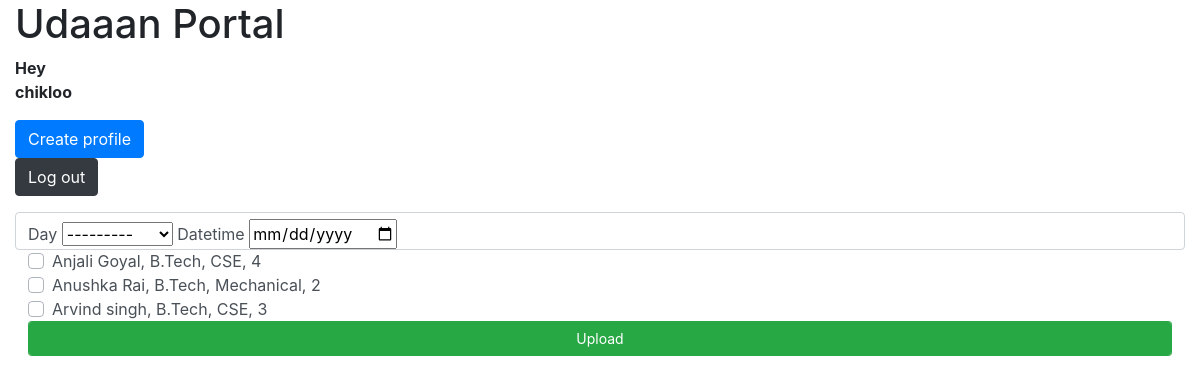
The page /attendancecreate (signed in) on the database its author committed.
### members/models.py (models this page shows, shortened)
class Day(models.Model):
  DAYS_CHOICES = (
    ('Monday','Monday'),
    ('Tuesday','Tuesday'),
    ('Wednesday','Wednesday'),
    ('Thursday','Thursday'),
    ('Friday','Friday'),
    ('Saturday','Saturday'),
    ('Sunday','Sunday'),
  )
  day = models.CharField(max_length=15,null=True,choices=DAYS_CHOICES)
  def __str__(self):
    return self.day
  class Meta:
    verbose_name = 'Day'
    verbose_name_plural = 'Days'

class GLAMember(models.Model):
  gender_choices = (
    ('Male','Male'),
    ('Female','Female'),
    ('Other','Other')
  )
  user = models.OneToOneField(User, on_delete=models.CASCADE,null=True)
  username  = models.CharField(max_length=50,null=True)
  name      = models.CharField(max_length=50,null=True)
  gender    = models.CharField(max_length=8,choices=gender_choices,null=True)
  dob       = models.DateField(null=True,auto_now=False, auto_now_add=False)
  email     = models.EmailField(max_length=50,null=True)
  phone_regex = RegexValidator(regex=r'^\+?1?\d{9,10}$',
            message="Phone number must be entered in the format: +91xxxxxxxxxx")
  phone = models.CharField(validators=[phone_regex], max_length=10, blank=True) # validators should be a list
  state = models.ForeignKey(State,null=True, on_delete=models.CASCADE)
  city = models.ForeignKey(City,null=True, on_delete=models.CASCADE)
  course = models.ForeignKey(Course,null=True, on_delete=models.CASCADE)
  branch  = models.ForeignKey(Branch,null=True, on_delete=models.CASCADE)
  year = models.IntegerField(null=True,choices=((1,1),(2,2),(3,3),(4,4)))
  rollno = models.IntegerField(null=True,default=0)
  joined_in = models.DateField(blank=True,null=True,auto_now=False, auto_now_add=False)
  working_days = models.IntegerField(default=0,null=True,blank=True)
  preferred_days = models.ManyToManyField(Day)
  photo = models.ImageField(upload_to=store_file_name,null=True)
  def __str__(self):
    return self.username
  class Meta:
    verbose_name = 'GLA Member'
    verbose_name_plural = 'GLA Members'

class Course(models.Model):
  course_choices = (
    ('B.Tech','B.Tech'),
    ('M.Tech','M.Tech'),
    ('bphrama','B.Pharma'),
    ('mpharma','M.Pharma'),
    ('biotech','Biotech'),
    ('bba','BBA'),
    ('mba','MBA'),
    ('bca','BCA'),
    ('mca','MCA'),
    ('polytechnic','Polytechnic')
  )
  duration_choices = (
    (1,'1 year'),
    (2,'2 years'),
    (3,'3 years'),
    (4,'4 years')
  )
  course =  models.CharField(
                max_length=50,
                choices=course_choices,
                default='btech',
                blank=False,
                unique=True)
  duration = models.IntegerField(null=True,choices=duration_choices)
  class Meta:
    verbose_name = 'Course'
    verbose_name_plural = 'Courses'
  def __str__(self):
      return self.course

class Branch(models.Model):
  branch = models.CharField(
           max_length=50,
           blank=False,
           unique=False)
  course = models.ForeignKey(Course, on_delete=models.CASCADE)
  def __str__(self):
      return self.branch
  class Meta:
    verbose_name = 'Branch'
    verbose_name_plural = 'Branches'

### attendance/views.py (the view)
# urls.py: path('attendancecreate',AttendanceCreate.as_view(),name='attendancecreate'),
class AttendanceCreate(LoginRequiredMixin,CreateView):
  login_url = reverse_lazy('login')
  model = Attendance
  form_class = AttendanceForm
  template_name = 'attendancecreate.htm'
  success_url = reverse_lazy('home')

### attendance/forms.py
class AttendanceForm(forms.ModelForm):
  datetime = forms.DateField(widget=DateInputWidget())
  members = forms.ModelMultipleChoiceField(
        required=True,
        widget=forms.CheckboxSelectMultiple(),
        queryset = GLAMember.objects.all())
  class Meta:
    model = Attendance
    fields = '__all__'
    widgets = { 'DateInputWidget': DateInputWidget }

### attendance/templates/attendancecreate.htm (shortened to what this page needs)
{% extends 'base.htm' %}
{% block content %}
<form method="POST" class="form-control">{% csrf_token %}
   {{ form.day.label }}
   {{ form.day }}
   {{ form.datetime.label }}
   {{ form.datetime }}
      {% for member in form.fields.members.choices.queryset %}
         <div class="custom-control custom-checkbox">
            <label for='{{ member.id }}' class="custom-control-label">{{ member.name }}, {{ member.course }},
               {{ member.branch }}, {{ member.year }}
            </label>
         </div>
      {% endfor %}
   <button type="submit" class="btn btn-sm btn-success form-control">Upload</button>
</form>
{% endblock content %}

### templates/base.htm (shortened to what this page needs)
{% load static %}
<html>
<head>
<link rel='stylesheet' href='{% static "css/bootstrap.min.css" %}'>
<link rel='stylesheet' href="{% static 'css/style.css' %}">
</head>
<body>
  <div class="container-fluid">
    <div class="row no-gutters">
      <div class="col-12">
        <h1>Udaaan Portal </h1>
    {% if request.user.is_authenticated %}
      <b>Hey <p id='user'>{{ request.user }}</p></b>
      <a href="{% url 'membercreate' %}" class="btn btn-primary">Create profile</a>
      <form method='POST' action='{% url "logout" %}'>{% csrf_token %}
        <button type="submit" class="btn btn-dark">Log out</button>
      </form>
    {% else %}
      <a href="{% url 'login' %}" class="btn btn-success">Login</a>
    {% endif %}
      </div>
    </div>
  {% block content %}
  {% endblock content %}
  </div>
</body>
</html>

### rows shown on the page
Day: day "---------"
GLAMember: name "Anjali Goyal", course "B.Tech", branch "CSE", year "4"
GLAMember: name "Anushka Rai", course "B.Tech", branch "Mechanical", year "2"
GLAMember: name "Arvind singh", course "B.Tech", branch "CSE", year "3"

### other values the page prints
{{ request.user }} "chikloo"
